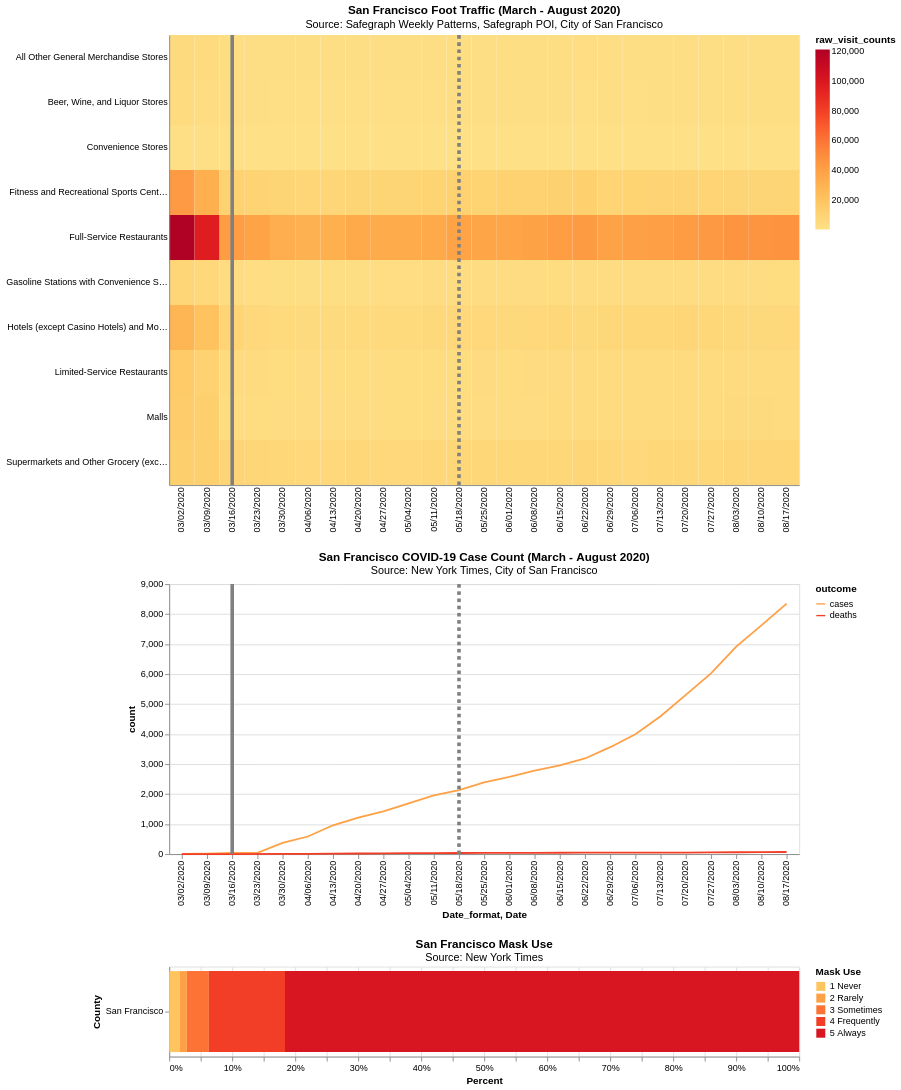

Describe this chart as a Vega-Lite specification.
### Vega-Lite specification from a JSON file in a GitHub repository (floating-point values rounded to 4 significant figures; data arrays with more than 128 entries replaced by an {"elided": "..."} marker saying what was removed)
{"config": {"view": {"continuousWidth": 400, "continuousHeight": 300}}, "vconcat": [{"layer": [{"data": {"name": "data-94dfd933fa9a47fca6ed8606cdeee0cc"}, "mark": "rect", "encoding": {"color": {"type": "quantitative", "field": "raw_visit_counts", "scale": {"scheme": "yelloworangered"}, "sort": "ascending"}, "tooltip": [{"type": "nominal", "field": "Date_format"}, {"type": "quantitative", "field": "raw_visit_counts"}], "x": {"type": "ordinal", "axis": {"ticks": false, "title": null}, "field": "Date_format"}, "y": {"type": "nominal", "axis": {"ticks": false, "title": null}, "field": "sub_category"}}, "height": 500, "title": {"text": "San Francisco Foot Traffic (March - August 2020)", "subtitle": "Source: Safegraph Weekly Patterns, Safegraph POI, City of San Francisco"}, "width": 700}, {"data": {"name": "data-b7da4fbf91a1121aabbecb71e81cf4e9"}, "mark": {"type": "rule", "color": "grey", "strokeWidth": 4}, "encoding": {"x": {"type": "ordinal", "field": "Date"}}}, {"data": {"name": "data-10dc9029ceb174c896111db29a7ddba8"}, "mark": {"type": "rule", "color": "grey", "strokeDash": [4, 4], "strokeWidth": 4}, "encoding": {"x": {"type": "ordinal", "field": "Date"}}}]}, {"layer": [{"data": {"name": "data-0e5a7211f31b1c3bc79f3452872a0cc4"}, "mark": "line", "encoding": {"color": {"type": "nominal", "field": "outcome", "scale": {"scheme": "yelloworangered"}, "sort": "ascending"}, "x": {"type": "nominal", "field": "Date_format"}, "y": {"type": "quantitative", "field": "count"}}, "height": 300, "title": {"text": "San Francisco COVID-19 Case Count (March - August 2020)", "subtitle": "Source: New York Times, City of San Francisco"}, "width": 700}, {"data": {"name": "data-b7da4fbf91a1121aabbecb71e81cf4e9"}, "mark": {"type": "rule", "color": "grey", "strokeWidth": 4}, "encoding": {"x": {"type": "ordinal", "field": "Date"}}}, {"data": {"name": "data-10dc9029ceb174c896111db29a7ddba8"}, "mark": {"type": "rule", "color": "grey", "strokeDash": [4, 4], "strokeWidth": 4}, "encoding": {"x": {"type": "ordinal", "field": "Date"}}}]}, {"data": {"name": "data-de6e45f3d470b655389920d8d3232b2f"}, "mark": "bar", "encoding": {"color": {"type": "ordinal", "field": "Mask Use", "scale": {"scheme": "yelloworangered"}}, "tooltip": [{"type": "nominal", "field": "County"}, {"type": "nominal", "field": "State"}, {"type": "ordinal", "field": "Mask Use"}, {"type": "quantitative", "field": "Percent"}], "x": {"type": "quantitative", "field": "Percent", "stack": "normalize"}, "y": {"type": "nominal", "field": "County"}}, "height": 100, "title": {"text": "San Francisco Mask Use", "subtitle": "Source: New York Times"}, "width": 700}], "$schema": "https://vega.github.io/schema/vega-lite/v4.8.1.json", "datasets": {"data-94dfd933fa9a47fca6ed8606cdeee0cc": {"elided": "250 records"}, "data-b7da4fbf91a1121aabbecb71e81cf4e9": [{"Date": "03/16/2020", "Event": "Stay at Home"}], "data-10dc9029ceb174c896111db29a7ddba8": [{"Date": "05/18/2020", "Event": "Reopening"}], "data-0e5a7211f31b1c3bc79f3452872a0cc4": [{"index": 0, "Date_format": "03/23/2020", "outcome": "cases", "count": 43.0}, {"index": 0, "Date_format": "03/02/2020", "outcome": "cases", "count": 3.0}, {"index": 1, "Date_format": "03/09/2020", "outcome": "cases", "count": 16.0}, {"index": 2, "Date_format": "03/16/2020", "outcome": "cases", "count": 43.0}, {"index": 3, "Date_format": "03/30/2020", "outcome": "cases", "count": 374.0}, {"index": 4, "Date_format": "04/06/2020", "outcome": "cases", "count": 586.0}, {"index": 5, "Date_format": "04/13/2020", "outcome": "cases", "count": 960.0}, {"index": 6, "Date_format": "04/20/2020", "outcome": "cases", "count": 1219.0}, {"index": 7, "Date_format": "04/27/2020", "outcome": "cases", "count": 1427.0}, {"index": 8, "Date_format": "05/04/2020", "outcome": "cases", "count": 1692.0}, {"index": 9, "Date_format": "05/11/2020", "outcome": "cases", "count": 1957.0}, {"index": 10, "Date_format": "05/18/2020", "outcome": "cases", "count": 2135.0}, {"index": 11, "Date_format": "05/25/2020", "outcome": "cases", "count": 2389.0}, {"index": 12, "Date_format": "06/01/2020", "outcome": "cases", "count": 2573.0}, {"index": 13, "Date_format": "06/08/2020", "outcome": "cases", "count": 2782.0}, {"index": 14, "Date_format": "06/15/2020", "outcome": "cases", "count": 2955.0}, {"index": 15, "Date_format": "06/22/2020", "outcome": "cases", "count": 3188.0}, {"index": 16, "Date_format": "06/29/2020", "outcome": "cases", "count": 3564.0}, {"index": 17, "Date_format": "07/06/2020", "outcome": "cases", "count": 3995.0}, {"index": 18, "Date_format": "07/13/2020", "outcome": "cases", "count": 4593.0}, {"index": 19, "Date_format": "07/20/2020", "outcome": "cases", "count": 5308.0}, {"index": 20, "Date_format": "07/27/2020", "outcome": "cases", "count": 6025.0}, {"index": 21, "Date_format": "08/03/2020", "outcome": "cases", "count": 6919.0}, {"index": 22, "Date_format": "08/10/2020", "outcome": "cases", "count": 7626.0}, {"index": 23, "Date_format": "08/17/2020", "outcome": "cases", "count": 8349.0}, {"index": 24, "Date_format": "03/02/2020", "outcome": "deaths", "count": 0.0}, {"index": 25, "Date_format": "03/09/2020", "outcome": "deaths", "count": 0.0}, {"index": 26, "Date_format": "03/16/2020", "outcome": "deaths", "count": 0.0}, {"index": 27, "Date_format": "03/30/2020", "outcome": "deaths", "count": 6.0}, {"index": 28, "Date_format": "04/06/2020", "outcome": "deaths", "count": 9.0}, {"index": 29, "Date_format": "04/13/2020", "outcome": "deaths", "count": 15.0}, {"index": 30, "Date_format": "04/20/2020", "outcome": "deaths", "count": 20.0}, {"index": 31, "Date_format": "04/27/2020", "outcome": "deaths", "count": 23.0}, {"index": 32, "Date_format": "05/04/2020", "outcome": "deaths", "count": 30.0}, {"index": 33, "Date_format": "05/11/2020", "outcome": "deaths", "count": 35.0}, {"index": 34, "Date_format": "05/18/2020", "outcome": "deaths", "count": 36.0}, {"index": 35, "Date_format": "05/25/2020", "outcome": "deaths", "count": 40.0}, {"index": 36, "Date_format": "06/01/2020", "outcome": "deaths", "count": 43.0}, {"index": 37, "Date_format": "06/08/2020", "outcome": "deaths", "count": 43.0}, {"index": 38, "Date_format": "06/15/2020", "outcome": "deaths", "count": 45.0}, {"index": 39, "Date_format": "06/22/2020", "outcome": "deaths", "count": 48.0}, {"index": 40, "Date_format": "06/29/2020", "outcome": "deaths", "count": 50.0}, {"index": 41, "Date_format": "07/06/2020", "outcome": "deaths", "count": 50.0}, {"index": 42, "Date_format": "07/13/2020", "outcome": "deaths", "count": 50.0}, {"index": 43, "Date_format": "07/20/2020", "outcome": "deaths", "count": 52.0}, {"index": 44, "Date_format": "07/27/2020", "outcome": "deaths", "count": 56.0}, {"index": 45, "Date_format": "08/03/2020", "outcome": "deaths", "count": 61.0}, {"index": 46, "Date_format": "08/10/2020", "outcome": "deaths", "count": 67.0}, {"index": 47, "Date_format": "08/17/2020", "outcome": "deaths", "count": 70.0}], "data-de6e45f3d470b655389920d8d3232b2f": [{"County": "San Francisco", "State": "California", "Mask Use": "1 Never", "Percent": 0.017}, {"County": "San Francisco", "State": "California", "Mask Use": "2 Rarely", "Percent": 0.011}, {"County": "San Francisco", "State": "California", "Mask Use": "3 Sometimes", "Percent": 0.035}, {"County": "San Francisco", "State": "California", "Mask Use": "4 Frequently", "Percent": 0.121}, {"County": "San Francisco", "State": "California", "Mask Use": "5 Always", "Percent": 0.817}]}}
